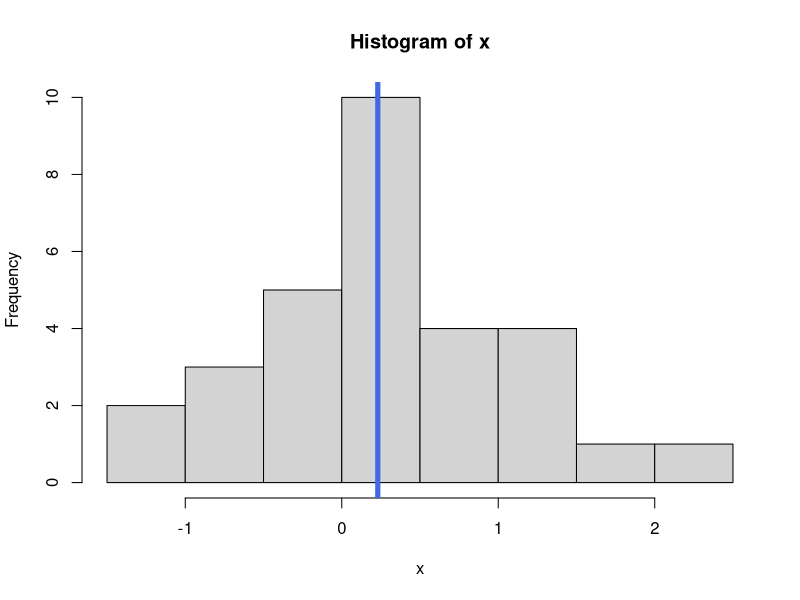
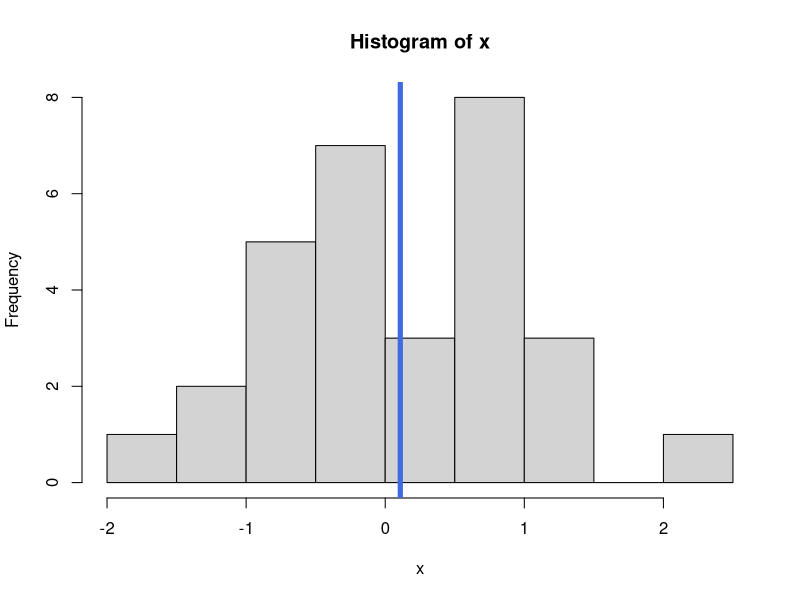
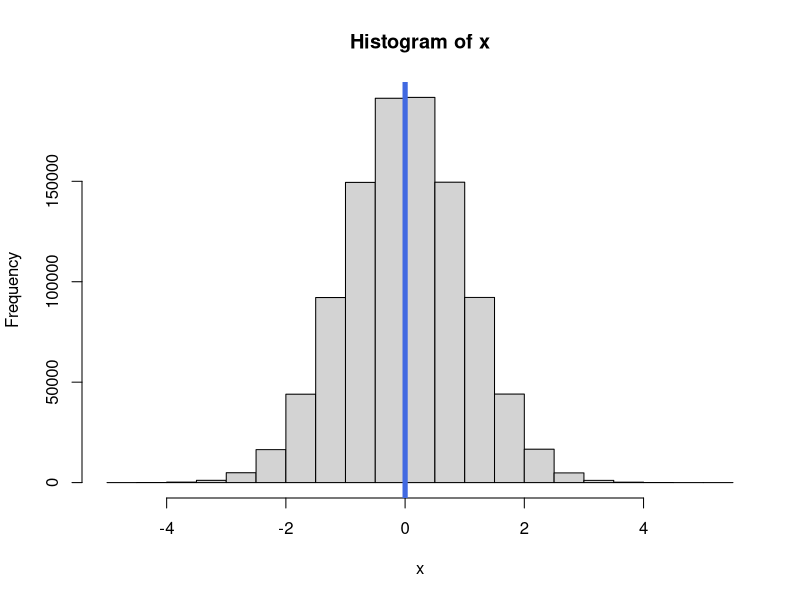
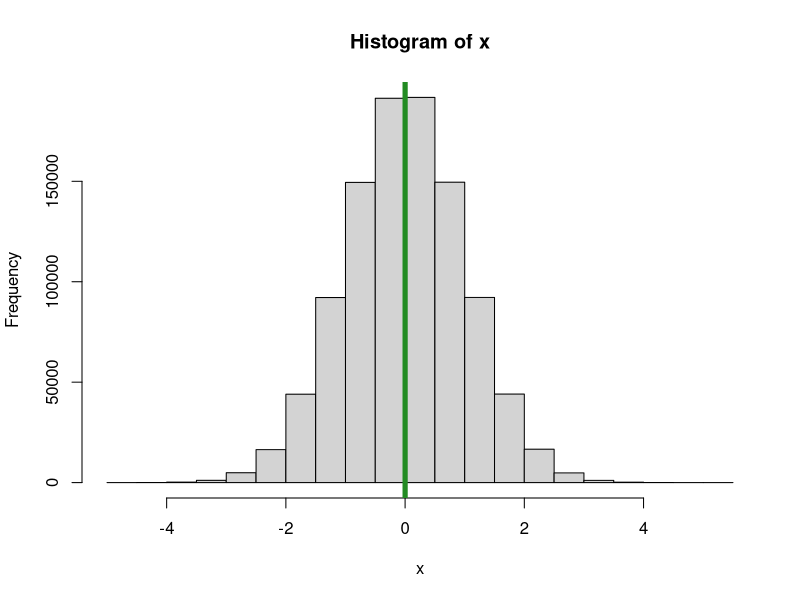
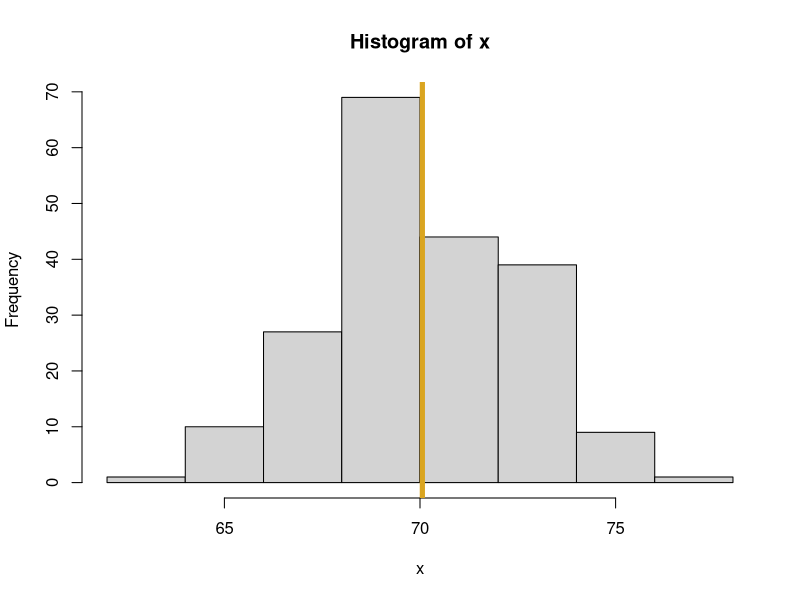

R code for these plots, in order:
#* plotRandomHistogram.R
#* 
#* Author: Rachel Stolly
#* 
#* Purpose:
#*     A function that will generate a sample of normal
#*     "observations" and plot the histogram of that data
#*     
#* Inputs:
#*     num_pts = the number of observations to randomly generate
#*     mu = the theoretical mean of the normal deviation that generates the data
#*     sigma = the theoretical standard deviation
#*     seed = an optional random number generator seed value, defaults to NULL
#*     meanColor = the color of the line corrresponding to the mean of the data
#* 
#* Output:
#*     A histogram of the generated data is drawn
#*     A list with the following elements:
#*          random_obs = a vector with the randomly generated data
#*          mean_random_obs = corresponding sample mean
#*          SD_random_obs = corresponding standard deviation
#* 


plotRandomHistogram <- function(num_pts = 30, mu=0, sigma=1, seed=NULL, meanColor="royalblue") {
  set.seed(seed)
  x <- rnorm(num_pts, mean=mu, sd=sigma)
  mean_x <- mean(x)
  hist(x)
  abline(v=mean_x, lwd = 5, col=meanColor)
  
  ## In R, in a function, the output from the last line is automatically returned
  list(random_obs = x, mean_random_obs = mean_x, SD_random_obs = sd(x))
}

plotRandomHistogram()
plotRandomHistogram(seed=19)
plotRandomHistogram(seed=19, num_pts = 1000000)
plotRandomHistogram(seed=19, num_pts = 1000000, meanColor = "forestgreen")

my_output <- plotRandomHistogram(seed = 5, num_pts = 200, mu = 70,
                    sigma = 2.5, meanColor = "goldenrod")

my_output$mean_random_obs
